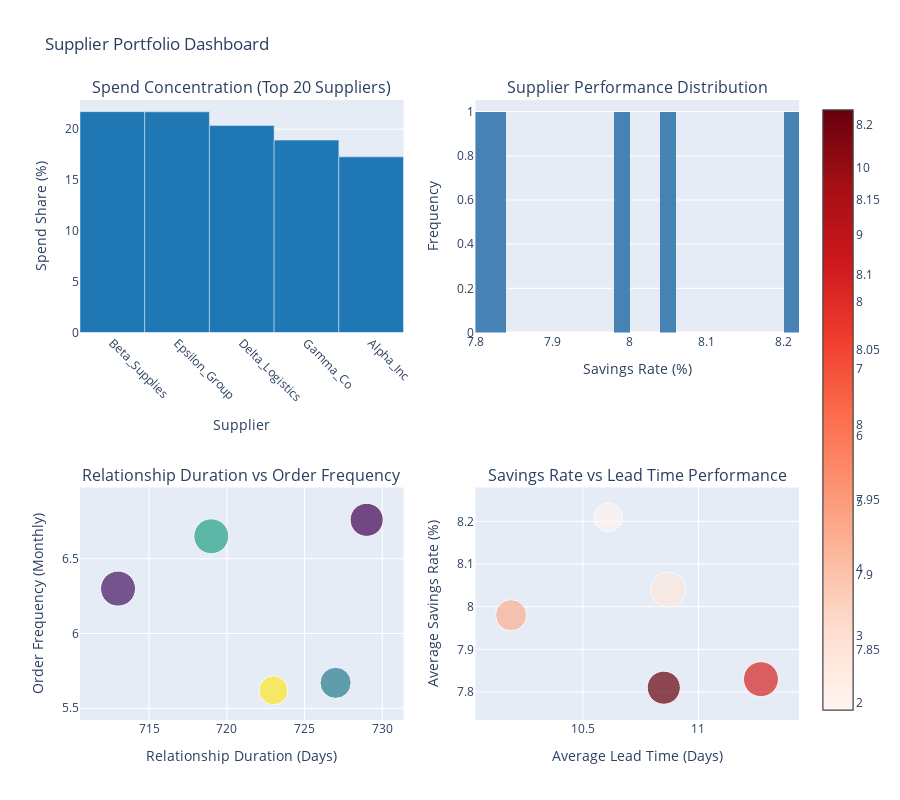

Notebook code for this chart:
### Code cell
# Create supplier portfolio visualization
fig = make_subplots(
    rows=2, cols=2,
    subplot_titles=(
        'Spend Concentration (Top 20 Suppliers)',
        'Supplier Performance Distribution',
        'Relationship Duration vs Order Frequency',
        'Savings Rate vs Lead Time Performance'
    ),
    specs=[[{"type": "bar"}, {"type": "histogram"}],
           [{"type": "scatter"}, {"type": "scatter"}]]
)

# 1. Top 20 suppliers by spend
top_20 = supplier_portfolio.head(20)
fig.add_trace(
    go.Bar(
        x=top_20.index,
        y=top_20['spend_share'],
        name='Spend Share %',
        marker_color=SUPPLIER_COLORS['primary']
    ),
    row=1, col=1
)

# 2. Average savings rate distribution
fig.add_trace(
    go.Histogram(
        x=supplier_portfolio['avg_savings_rate'],
        nbinsx=25,
        name='Savings Rate Distribution',
        marker_color=SUPPLIER_COLORS['good']
    ),
    row=1, col=2
)

# 3. Relationship duration vs order frequency
fig.add_trace(
    go.Scatter(
        x=supplier_portfolio['relationship_duration_days'],
        y=supplier_portfolio['order_frequency_monthly'],
        mode='markers',
        name='Duration vs Frequency',
        marker=dict(
            size=supplier_portfolio['total_spend'] / supplier_portfolio['total_spend'].max() * 30 + 5,
            color=supplier_portfolio['avg_savings_rate'],
            colorscale='Viridis',
            showscale=True
        )
    ),
    row=2, col=1
)

# 4. Savings rate vs lead time
fig.add_trace(
    go.Scatter(
        x=supplier_portfolio['avg_lead_time'],
        y=supplier_portfolio['avg_savings_rate'],
        mode='markers',
        name='Lead Time vs Savings',
        marker=dict(
            size=supplier_portfolio['total_spend'] / supplier_portfolio['total_spend'].max() * 30 + 5,
            color=supplier_portfolio['avg_defect_rate'],
            colorscale='Reds',
            showscale=True
        )
    ),
    row=2, col=2
)

# Update layout
fig.update_xaxes(title_text="Supplier", row=1, col=1, tickangle=45)
fig.update_xaxes(title_text="Savings Rate (%)", row=1, col=2)
fig.update_xaxes(title_text="Relationship Duration (Days)", row=2, col=1)
fig.update_xaxes(title_text="Average Lead Time (Days)", row=2, col=2)

fig.update_yaxes(title_text="Spend Share (%)", row=1, col=1)
fig.update_yaxes(title_text="Frequency", row=1, col=2)
fig.update_yaxes(title_text="Order Frequency (Monthly)", row=2, col=1)
fig.update_yaxes(title_text="Average Savings Rate (%)", row=2, col=2)

fig.update_layout(
    height=800,
    title_text="Supplier Portfolio Dashboard",
    showlegend=False
)

fig.show()

### Figure 1 — Plotly figure (JSON) as saved in the notebook; plotly's stock layout.template omitted (floating-point values rounded to 4 significant figures)
{"data": [{"marker": {"color": "#1f77b4"}, "name": "Spend Share %", "type": "bar", "x": ["Beta_Supplies", "Epsilon_Group", "Delta_Logistics", "Gamma_Co", "Alpha_Inc"], "xaxis": "x", "y": [21.73, 21.71, 20.36, 18.93, 17.28], "yaxis": "y"}, {"marker": {"color": "#4682B4"}, "name": "Savings Rate Distribution", "nbinsx": 25, "type": "histogram", "x": [7.83, 8.04, 7.81, 7.98, 8.21], "xaxis": "x2", "yaxis": "y2"}, {"marker": {"color": [7.83, 8.04, 7.81, 7.98, 8.21], "colorscale": [[0, "#440154"], [0.1111, "#482878"], [0.2222, "#3e4989"], [0.3333, "#31688e"], [0.4444, "#26828e"], [0.5556, "#1f9e89"], [0.6667, "#35b779"], [0.7778, "#6ece58"], [0.8889, "#b5de2b"], [1, "#fde725"]], "showscale": true, "size": [35.0, 34.98, 33.11, 31.13, 28.86]}, "mode": "markers", "name": "Duration vs Frequency", "type": "scatter", "x": [713, 719, 729, 727, 723], "xaxis": "x3", "y": [6.3, 6.65, 6.76, 5.67, 5.62], "yaxis": "y3"}, {"marker": {"color": [8.27, 2.61, 10.87, 4.5, 1.89], "colorscale": [[0, "rgb(255,245,240)"], [0.125, "rgb(254,224,210)"], [0.25, "rgb(252,187,161)"], [0.375, "rgb(252,146,114)"], [0.5, "rgb(251,106,74)"], [0.625, "rgb(239,59,44)"], [0.75, "rgb(203,24,29)"], [0.875, "rgb(165,15,21)"], [1, "rgb(103,0,13)"]], "showscale": true, "size": [35.0, 34.98, 33.11, 31.13, 28.86]}, "mode": "markers", "name": "Lead Time vs Savings", "type": "scatter", "x": [11.27, 10.87, 10.85, 10.19, 10.61], "xaxis": "x4", "y": [7.83, 8.04, 7.81, 7.98, 8.21], "yaxis": "y4"}], "layout": {"annotations": [{"font": {"size": 16}, "showarrow": false, "text": "Spend Concentration (Top 20 Suppliers)", "x": 0.225, "xanchor": "center", "xref": "paper", "y": 1, "yanchor": "bottom", "yref": "paper"}, {"font": {"size": 16}, "showarrow": false, "text": "Supplier Performance Distribution", "x": 0.775, "xanchor": "center", "xref": "paper", "y": 1, "yanchor": "bottom", "yref": "paper"}, {"font": {"size": 16}, "showarrow": false, "text": "Relationship Duration vs Order Frequency", "x": 0.225, "xanchor": "center", "xref": "paper", "y": 0.375, "yanchor": "bottom", "yref": "paper"}, {"font": {"size": 16}, "showarrow": false, "text": "Savings Rate vs Lead Time Performance", "x": 0.775, "xanchor": "center", "xref": "paper", "y": 0.375, "yanchor": "bottom", "yref": "paper"}], "height": 800, "showlegend": false, "title": {"text": "Supplier Portfolio Dashboard"}, "xaxis": {"anchor": "y", "domain": [0, 0.45], "tickangle": 45, "title": {"text": "Supplier"}}, "xaxis2": {"anchor": "y2", "domain": [0.55, 1], "title": {"text": "Savings Rate (%)"}}, "xaxis3": {"anchor": "y3", "domain": [0, 0.45], "title": {"text": "Relationship Duration (Days)"}}, "xaxis4": {"anchor": "y4", "domain": [0.55, 1], "title": {"text": "Average Lead Time (Days)"}}, "yaxis": {"anchor": "x", "domain": [0.625, 1], "title": {"text": "Spend Share (%)"}}, "yaxis2": {"anchor": "x2", "domain": [0.625, 1], "title": {"text": "Frequency"}}, "yaxis3": {"anchor": "x3", "domain": [0, 0.375], "title": {"text": "Order Frequency (Monthly)"}}, "yaxis4": {"anchor": "x4", "domain": [0, 0.375], "title": {"text": "Average Savings Rate (%)"}}}}
